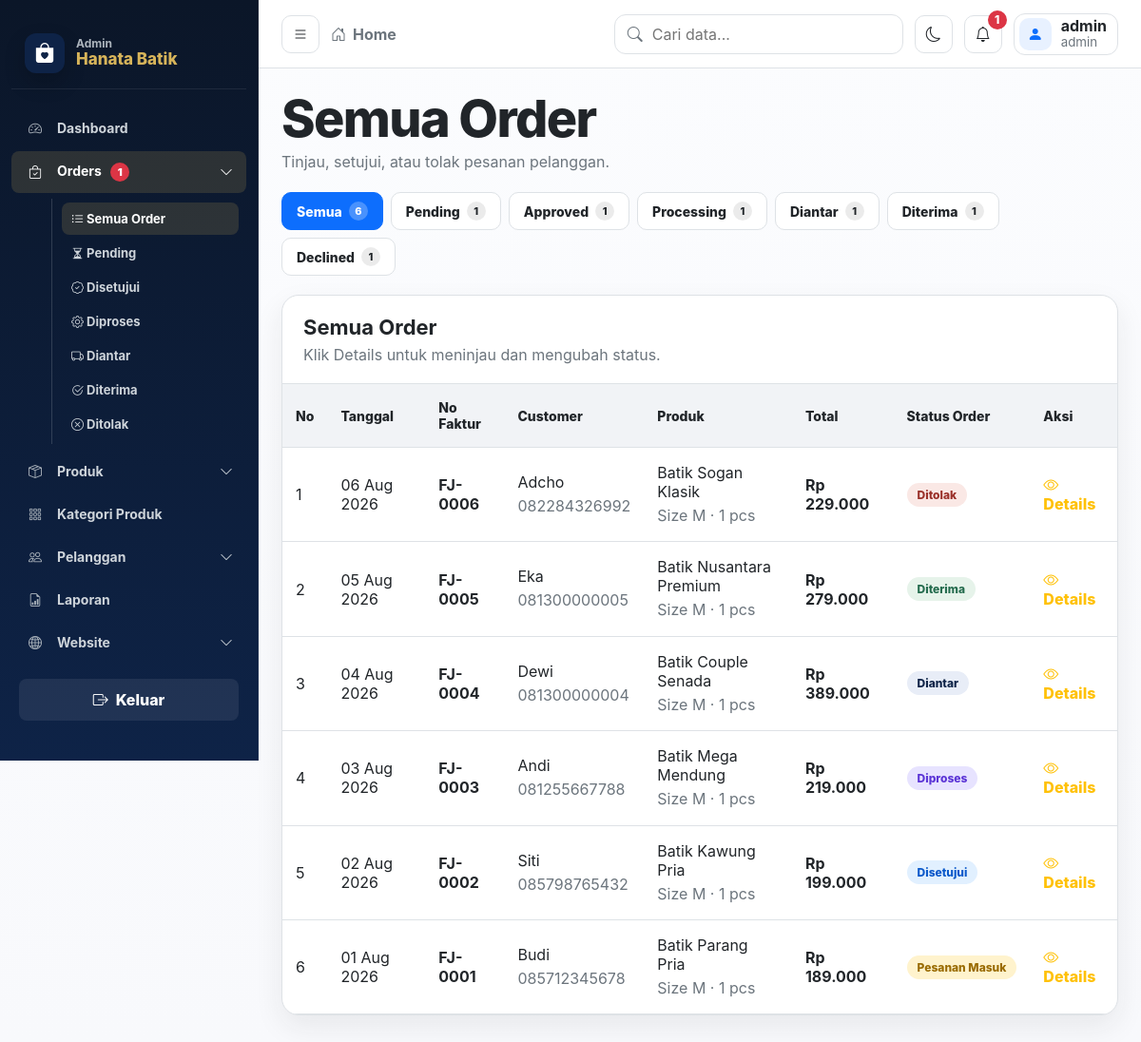
/admin/index.php?menu=orders&status=all (signed in), run on the app's committed database.
### tables this page shows
CREATE TABLE `faktur_jual` (
    `id_faktur` INT NOT NULL AUTO_INCREMENT,
    `no_faktur` VARCHAR(30) NOT NULL,
    `id_member` INT NOT NULL,
    `tgl_faktur` DATE NOT NULL,
    `total` BIGINT NOT NULL,
    `status` TINYINT NOT NULL DEFAULT 0,
    `order_status` VARCHAR(20) NOT NULL DEFAULT 'pending',
    `payment_method` VARCHAR(20) NOT NULL DEFAULT '',
    `payment_status` VARCHAR(20) NOT NULL DEFAULT 'unpaid',
    `dp_amount` BIGINT NOT NULL DEFAULT 0,
    `tenor_bulan` INT NOT NULL DEFAULT 0,
    `cicilan_perbulan` BIGINT NOT NULL DEFAULT 0,
    `sisa_tagihan` BIGINT NOT NULL DEFAULT 0,
    `catatan_admin` VARCHAR(255) DEFAULT NULL,
    `tgl_approve` DATETIME DEFAULT NULL,
    `tgl_order` DATETIME NOT NULL DEFAULT CURRENT_TIMESTAMP,
    `tgl_update_status` DATETIME NULL,
    PRIMARY KEY (`id_faktur`),
    UNIQUE KEY `uk_no_faktur_jual` (`no_faktur`),
    KEY `idx_order_member` (`id_member`),
    KEY `idx_order_status` (`order_status`),
    CONSTRAINT `fk_faktur_jual_member`
        FOREIGN KEY (`id_member`) REFERENCES `member` (`id_member`)
        ON UPDATE CASCADE ON DELETE RESTRICT,
    CONSTRAINT `chk_order_status`
        CHECK (`order_status` IN ('pending','approved','processing','shipped','delivered','declined'))
);

CREATE TABLE `member` (
    `id_member` INT NOT NULL AUTO_INCREMENT,
    `nm_member` VARCHAR(100) NOT NULL,
    `username` VARCHAR(50) NOT NULL,
    `no_hp` VARCHAR(20) NOT NULL,
    `email` VARCHAR(100) DEFAULT NULL,
    `alamat` VARCHAR(255) DEFAULT NULL,
    `foto_profile` VARCHAR(255) DEFAULT NULL,
    `password` VARCHAR(255) NOT NULL,
    `status` TINYINT NOT NULL DEFAULT 1,
    PRIMARY KEY (`id_member`),
    UNIQUE KEY `uk_member_username` (`username`),
    UNIQUE KEY `uk_member_hp` (`no_hp`),
    UNIQUE KEY `uk_member_email` (`email`)
);

CREATE TABLE `barang` (
    `id_brg` INT NOT NULL AUTO_INCREMENT,
    `nm_brg` VARCHAR(120) NOT NULL,
    `id_type` INT NOT NULL,
    `ket` TEXT NOT NULL,
    `hrg_jual` BIGINT NOT NULL,
    `foto` VARCHAR(255) DEFAULT '',
    `status` TINYINT NOT NULL DEFAULT 1,
    `stok` INT NOT NULL DEFAULT 1,
    `ukuran` VARCHAR(30) NOT NULL DEFAULT 'S,M,L,XL',
    PRIMARY KEY (`id_brg`),
    KEY `idx_barang_type` (`id_type`),
    CONSTRAINT `fk_barang_type`
        FOREIGN KEY (`id_type`) REFERENCES `type` (`id_type`)
        ON UPDATE CASCADE ON DELETE RESTRICT
);

CREATE TABLE `detal_jual` (
    `id_jual` INT NOT NULL AUTO_INCREMENT,
    `no_faktur` VARCHAR(30) NOT NULL,
    `id_brg` INT NOT NULL,
    `ukuran` VARCHAR(5) NOT NULL DEFAULT 'M',
    `jumlah` INT NOT NULL DEFAULT 1,
    `harga` BIGINT NOT NULL,
    `status` TINYINT NOT NULL DEFAULT 1,
    PRIMARY KEY (`id_jual`),
    KEY `idx_detail_faktur` (`no_faktur`),
    KEY `idx_detail_produk` (`id_brg`),
    CONSTRAINT `fk_detal_jual_faktur`
        FOREIGN KEY (`no_faktur`) REFERENCES `faktur_jual` (`no_faktur`)
        ON UPDATE CASCADE ON DELETE CASCADE,
    CONSTRAINT `fk_detal_jual_barang`
        FOREIGN KEY (`id_brg`) REFERENCES `barang` (`id_brg`)
        ON UPDATE CASCADE ON DELETE RESTRICT
);

### admin/config/koneksi.php (called while the page is built, shortened)
<?php
function order_status_meta() {
    return [
        'pending'=>['label'=>'Pesanan Masuk','class'=>'pending','icon'=>'bi-inbox'],
        'approved'=>['label'=>'Disetujui','class'=>'approved','icon'=>'bi-patch-check'],
        'processing'=>['label'=>'Diproses','class'=>'processing','icon'=>'bi-box-seam'],
        'shipped'=>['label'=>'Diantar','class'=>'shipped','icon'=>'bi-truck'],
        'delivered'=>['label'=>'Diterima','class'=>'delivered','icon'=>'bi-check2-circle'],
        'completed'=>['label'=>'Diterima','class'=>'delivered','icon'=>'bi-check2-circle'],
        'declined'=>['label'=>'Ditolak','class'=>'declined','icon'=>'bi-x-circle']
    ];
}
function order_status_label($status) {
    $m = order_status_meta();
    return $m[$status]['label'] ?? ucfirst((string)$status);
}
if (!function_exists('rupiah')) {
    function rupiah($value) { return 'Rp '.number_format((float)$value,0,',','.'); }
}
?>

### admin/data/orders.php (the view, shortened to what this page needs)
<?php
$status = $_GET['status'] ?? 'all';
?>
<?php
$counts = ['all'=>0,'pending'=>0,'approved'=>0,'processing'=>0,'shipped'=>0,'delivered'=>0,'declined'=>0];
$qc = mysqli_query($conn, "SELECT order_status, COUNT(*) AS jml FROM faktur_jual GROUP BY order_status");
while ($qc && ($c = mysqli_fetch_assoc($qc))) {
    $st = $c['order_status'] ?? 'pending';
    if (isset($counts[$st])) $counts[$st] += (int)$c['jml'];
    $counts['all'] += (int)$c['jml'];
}
$where = $status === 'all' ? '' : "WHERE fj.order_status='" . mysqli_real_escape_string($conn, $status) . "'";
$q = mysqli_query($conn, "
    SELECT fj.*, me.nm_member, me.no_hp,
           dj.harga, dj.ukuran, b.nm_brg, b.foto
    FROM faktur_jual fj
    LEFT JOIN member me ON me.id_member=fj.id_member
    LEFT JOIN detal_jual dj ON dj.no_faktur=fj.no_faktur
    LEFT JOIN barang b ON b.id_brg=dj.id_brg
    $where
    ORDER BY fj.tgl_order DESC, fj.id_faktur DESC
");
$titles = ['all'=>'Semua Order','pending'=>'Pesanan Masuk','approved'=>'Disetujui','processing'=>'Diproses','shipped'=>'Diantar','delivered'=>'Diterima','declined'=>'Ditolak'];
$meta = order_status_meta();
?>
<div class="page-head">
    <div><h1><?php echo e($titles[$status]); ?></h1><p>Tinjau, setujui, atau tolak pesanan pelanggan.</p></div>
</div>
<div class="status-tabs">
    <a class="status-tab <?php echo $status==='all'?'active':''; ?>" href="index.php?menu=orders&status=all">Semua <span class="cnt"><?php echo $counts['all']; ?></span></a>
    <a class="status-tab <?php echo $status==='pending'?'active':''; ?>" href="index.php?menu=orders&status=pending">Pending <span class="cnt"><?php echo $counts['pending']; ?></span></a>
    <a class="status-tab <?php echo $status==='approved'?'active':''; ?>" href="index.php?menu=orders&status=approved">Approved <span class="cnt"><?php echo $counts['approved']; ?></span></a>
    <a class="status-tab <?php echo $status==='processing'?'active':''; ?>" href="index.php?menu=orders&status=processing">Processing <span class="cnt"><?php echo $counts['processing']; ?></span></a>
    <a class="status-tab <?php echo $status==='shipped'?'active':''; ?>" href="index.php?menu=orders&status=shipped">Diantar <span class="cnt"><?php echo $counts['shipped']; ?></span></a>
    <a class="status-tab <?php echo $status==='delivered'?'active':''; ?>" href="index.php?menu=orders&status=delivered">Diterima <span class="cnt"><?php echo $counts['delivered']; ?></span></a>
    <a class="status-tab <?php echo $status==='declined'?'active':''; ?>" href="index.php?menu=orders&status=declined">Declined <span class="cnt"><?php echo $counts['declined']; ?></span></a>
</div>
<div class="table-card">
    <div class="table-header"><div><h2><?php echo e($titles[$status]); ?></h2><p>Klik Details untuk meninjau dan mengubah status.</p></div></div>
    <div class="table-wrap">
        <table class="data-table">
            <thead><tr><th>No</th><th>Tanggal</th><th>No Faktur</th><th>Customer</th><th>Produk</th><th>Total</th><th>Status Order</th><th>Aksi</th></tr></thead>
            <tbody>
            <?php if ($q && mysqli_num_rows($q) > 0): $no=1; while ($r = mysqli_fetch_assoc($q)):
                $os = $r['order_status'] ?? 'pending'; if ($os === 'completed') $os = 'delivered'; ?>
                <tr class="data-row">
                    <td><?php echo $no++; ?></td>
                    <td><?php echo e(date('d M Y', strtotime($r['tgl_order'] ?: $r['tgl_faktur']))); ?></td>
                    <td><b><?php echo e($r['no_faktur']); ?></b></td>
                    <td><?php echo e($r['nm_member'] ?: '-'); ?><span class="cell-sub"><?php echo e($r['no_hp'] ?: ''); ?></span></td>
                    <td><?php echo e($r['nm_brg'] ?: '-'); ?><span class="cell-sub">Size <?php echo e($r['ukuran'] ?: 'M'); ?> · <?php echo (int)($r['jumlah'] ?? 1); ?> pcs</span></td>
                    <td><b><?php echo rupiah($r['total']); ?></b></td>
                    <td><span class="ostat <?php echo e($meta[$os]['class'] ?? 'pending'); ?>"><?php echo e(order_status_label($os)); ?></span></td>
                        <td><a class="btn-edit" href="index.php?menu=orders&status=<?php echo e($status); ?>&act=detail&no=<?php echo e($r['no_faktur']); ?>"><i class="bi bi-eye"></i> Details</a></td>
                </tr>
            <?php endwhile; else: ?>
                <tr><td colspan="8" class="empty-state">Tidak ada order pada kategori ini.</td></tr>
            <?php endif; ?>
            </tbody>
        </table>
    </div>
</div>

### admin/css/style.css (style rules this page uses)
:root { --bg: #f8f9fc; --bg-soft: #f1f3f6; --sidebar: #343a40; --sidebar-2: #2f353b; --sidebar-hover: #454d55; --accent: #0d6efd; --accent-soft: #e8f1ff; --card: #ffffff; --line: #dee2e6; --text: #212529; --muted: #6c757d; --danger: #dc3545; --success: #198754; --warning: #ffc107; --shadow: 0 12px 30px rgba(33, 37, 41, .08); --radius-lg: 18px; --radius-md: 12px; --radius-sm: 8px; }
* { box-sizing: border-box; }
html { scroll-behavior: smooth; }
body { margin: 0; min-height: 100vh; font-family: Inter, "Segoe UI", Arial, sans-serif; background: linear-gradient(180deg, #fbfcfe 0%, var(--bg) 100%); color: var(--text); }
a { color: inherit; text-decoration: none; }
.page-head, .dashboard-title { display: flex; align-items: flex-start; justify-content: space-between; gap: 18px; margin-bottom: 22px; }
.page-head h1, .dashboard-title h1 { margin: 0; color: var(--text); font-size: clamp(30px, 4.5vw, 54px); line-height: 1; letter-spacing: -.03em; font-weight: 800; }
.page-head p, .dashboard-title p { margin: 8px 0 0; color: var(--muted); font-size: 16px; }
.btn-edit { color: var(--warning); font-weight: 800; }
.card, .panel, .info-card, .table-card, .form-card { background: var(--card); border: 1px solid var(--line); border-radius: var(--radius-lg); box-shadow: var(--shadow); }
.table-card { overflow: hidden; }
.table-header { display:flex; align-items:center; justify-content:space-between; gap:14px; padding:20px 22px; border-bottom:1px solid var(--line); }
.table-header h2 { margin:0; font-size:22px; }
.table-header p { margin:6px 0 0; color:var(--muted); }
.table-wrap { overflow-x:auto; }
.data-table, .simple-table, .table { width:100%; border-collapse:collapse; min-width:760px; }
.data-table th, .data-table td, .simple-table th, .simple-table td, .table th, .table td { padding:16px 14px; text-align:left; border-bottom:1px solid var(--line); vertical-align:middle; }
.data-table th, .simple-table th, .table th { color:var(--text); font-size:14px; font-weight:800; background:var(--bg-soft); }
.cell-sub { display:block; color:var(--muted); margin-top:4px; line-height:1.4; }
.ostat { display:inline-flex;align-items:center;gap:6px;padding:5px 11px;border-radius:999px;font-weight:800;font-size:12px;white-space:nowrap; }
.ostat.pending { background:#fff3cd;color:#9a6b00; }
.ostat.approved { background:#e1f0ff;color:#0a58ca; }
.ostat.processing { background:#e7e3ff;color:#5b34d6; }
.ostat.declined { background:#fde8eb;color:#b02a37; }
.status-tabs { display:flex;gap:8px;flex-wrap:wrap;margin-bottom:20px; }
.status-tab { display:inline-flex;align-items:center;gap:7px;padding:9px 15px;border-radius:10px;border:1px solid var(--line);background:var(--card);color:var(--text);font-weight:800;font-size:14px; }
.status-tab.active { background:var(--accent);color:#fff;border-color:var(--accent); }
.status-tab .cnt { display:inline-grid;place-items:center;min-width:20px;height:20px;padding:0 6px;border-radius:99px;background:rgba(0,0,0,.08);font-size:11px; }
.status-tab.active .cnt { background:rgba(255,255,255,.25); }
:root { --hn-navy:#0e2347;--hn-gold:#d7b45a;--hn-black:#111; }
.ostat.shipped { background:#e8edf7!important;color:#0e2347!important }
.ostat.delivered { background:#e6f3ea!important;color:#246b4d!important }
.ostat.declined { background:#fae8e5!important;color:#9a3029!important }
body { --hn-gold:#d7b45a;--hn-navy:#0e2347 }

### data on the page
faktur_jual: tgl_order "06 Aug 2026", no_faktur "FJ-0006", id_member.nm_member "Adcho", id_member.no_hp "082284326992", barang.nm_brg "Batik Sogan Klasik", detal_jual.ukuran "M", jumlah "1", total "Rp 229.000", order_status "Ditolak"
faktur_jual: tgl_order "05 Aug 2026", no_faktur "FJ-0005", id_member.nm_member "Eka", id_member.no_hp "081300000005", barang.nm_brg "Batik Nusantara Premium", detal_jual.ukuran "M", jumlah "1", total "Rp 279.000", order_status "Diterima"
faktur_jual: tgl_order "04 Aug 2026", no_faktur "FJ-0004", id_member.nm_member "Dewi", id_member.no_hp "081300000004", barang.nm_brg "Batik Couple Senada", detal_jual.ukuran "M", jumlah "1", total "Rp 389.000", order_status "Diantar"
faktur_jual: tgl_order "03 Aug 2026", no_faktur "FJ-0003", id_member.nm_member "Andi", id_member.no_hp "081255667788", barang.nm_brg "Batik Mega Mendung", detal_jual.ukuran "M", jumlah "1", total "Rp 219.000", order_status "Diproses"
faktur_jual: tgl_order "02 Aug 2026", no_faktur "FJ-0002", id_member.nm_member "Siti", id_member.no_hp "085798765432", barang.nm_brg "Batik Kawung Pria", detal_jual.ukuran "M", jumlah "1", total "Rp 199.000", order_status "Disetujui"
faktur_jual: tgl_order "01 Aug 2026", no_faktur "FJ-0001", id_member.nm_member "Budi", id_member.no_hp "085712345678", barang.nm_brg "Batik Parang Pria", detal_jual.ukuran "M", jumlah "1", total "Rp 189.000", order_status "Pesanan Masuk"

### other printed values
$pendingOrders "1"
$notifTotal "1"
$namaLogin "admin"
$levelLogin "admin"
$titles[$status] "Semua Order"
$counts['all'] "6"
$counts['pending'] "1"
$counts['approved'] "1"
$counts['processing'] "1"
$counts['shipped'] "1"
$counts['delivered'] "1"
$counts['declined'] "1"
